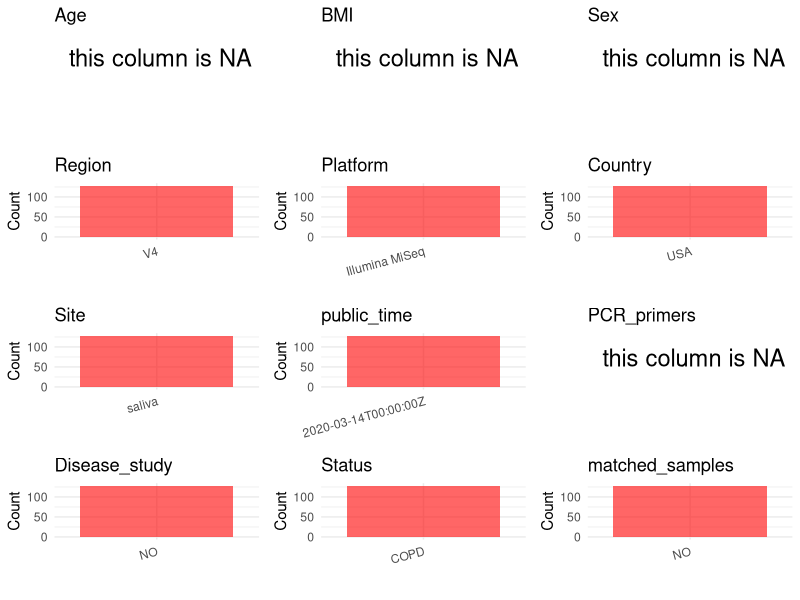

R code for this plot: (Note: this script raises an error after producing the figure.)
## ---- chunk 1
# Load necessary libraries
library(dplyr)
library(ggplot2)
library(cowplot)

# Set working directory (update this path to your local directory)
setwd("D:/metadata/3/PRJNA308310")

# Read the initial metadata files
initial_meta<-read.csv("SraRunTable.csv",header = T)

# Combine the two metadata files
#meta <- rbind(initial_meta, initial_meta1)

#Remove entries non-oral samples
#initial_meta <- subset(initial_meta,BioSampleModel != "Metagenome or environmental")

# Check the number of samples containing "HT" in Sample.Name (e.g., healthy controls)
#nrow(subset(meta, grepl("HT", Sample.Name)))

# Display the first few rows of the metadata
head(initial_meta)
## ---- chunk 2
# Create a uniform metadata dataframe
metadata <- data.frame(
  BioProject = initial_meta$BioProject,
  Run = initial_meta$Run,
  sample_name = initial_meta$Sample.Name,
  Age = NA,
  BMI = NA,
  Sex=NA,
  Region = "V4",
  Platform = initial_meta$Instrument,
  Country = initial_meta$geo_loc_name_country,
  Site = "saliva",
  public_time = initial_meta$ReleaseDate,
  Status = "COPD",
  PCR_primers = NA,
  stringsAsFactors = FALSE
)
## ---- chunk 3
# Add information obtained from the publication
#metadata$PCR_primers <- "27F-907R"
metadata$title <- "Measuring associations between the microbiota and repeated measures of continuous clinical variables using a lasso-penalized generalized linear mixed model"
metadata$Disease_study <- "NO"
# Assign disease status based on sample_name patterns
#metadata <- metadata %>%
#  mutate(Status = case_when(
#    initial_meta$Sample.Name == "Oral mucosa of healthy patients" ~ "H",
#    initial_meta$Sample.Name %in% c("Oral mucosa from affected regions of oral lichen planus patients", "Bacterial community associated with the unaffected regions from oral mucosa of Oral Lichen Planus patients") ~ "OLP"
#  ))

metadata$matched_samples <- "NO"
## ---- chunk 4
# Check the number of unique runs and sample names
print(paste("Number of unique runs:", length(unique(metadata$Run))))
print(paste("Number of unique sample names:", length(unique(metadata$sample_name))))
## ---- chunk 5
# Select columns for visualization
plot_data <- metadata %>%
  select(-BioProject, -Run, -sample_name, -title)

# Function to create simple plots for each column
create_simple_plots <- function(data) {
  plots <- list()
  
  for (col in colnames(data)) {
    # Check if the column is all NA
    if (all(is.na(data[[col]]))) {
      # Create an empty plot with text indicating all NA
      p <- ggplot() +
        annotate("text", x = 0.5, y = 0.5, label = "this column is NA", size = 6) +
        labs(title = col) +
        theme_void()
    } else if (is.numeric(data[[col]])) {
      # Numeric variable: histogram
      p <- ggplot(data, aes(x = .data[[col]])) +
        geom_histogram(fill = "blue", alpha = 0.6, bins = 20, na.rm = TRUE) +
        labs(title = col) +
        theme_minimal()
    } else {
      # Categorical variable: bar plot (remove NA values)
      count_data <- as.data.frame(table(data[[col]], useNA = "ifany"))
      p <- ggplot(count_data, aes(x = reorder(Var1, -Freq), y = Freq)) +
        geom_col(fill = "red", alpha = 0.6) +
        labs(title = col, x = NULL, y = "Count") +
        theme_minimal() +
        theme(axis.text.x = element_text(angle = 15, hjust = 1))
    }
    plots[[col]] <- p
  }
  
  return(plots)
}

# Generate and arrange plots
plots <- create_simple_plots(plot_data)
p<-plot_grid(plots$Age, 
          plots$BMI, 
          plots$Sex, 
          plots$Region, 
          plots$Platform, 
          plots$Country, 
          plots$Site,
          plots$public_time, 
          plots$PCR_primers,
          plots$Disease_study,
          plots$Status,
          plots$matched_samples,# add 
          ncol = 3, align = "hv", axis = "lb")
ggsave("Metadata_Summary.png", plot = p, width = 8, height = 6, dpi = 150)
## ---- chunk 6
knitr::include_graphics("metadata_summary.png")
## ---- chunk 7
# Reorder columns to match the desired format
metadata <- metadata[, c(
  "BioProject", "Run", "sample_name", "Age", "BMI", "Sex", 
  "Region", "Platform", "Country", "Site", "public_time", 
  "PCR_primers", "title", "Disease_study", "Status","matched_samples"
)]

# Export the uniform metadata to a CSV file
write.csv(metadata, file = "metadata.csv", quote = TRUE)
head(metadata)
